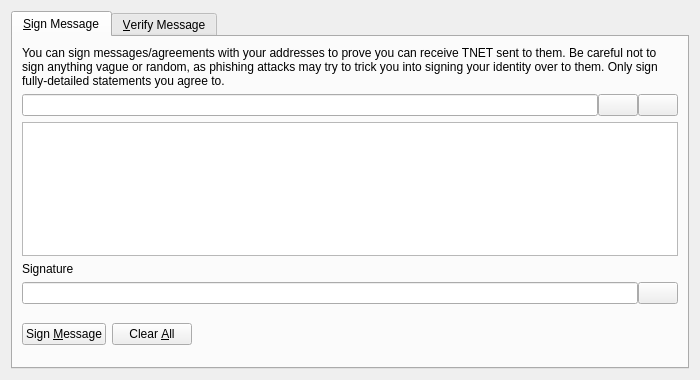
<?xml version="1.0" encoding="UTF-8"?>
<ui version="4.0">
 <class>SignVerifyMessageDialog</class>
 <widget class="QDialog" name="SignVerifyMessageDialog">
  <property name="geometry">
   <rect>
    <x>0</x>
    <y>0</y>
    <width>700</width>
    <height>380</height>
   </rect>
  </property>
  <property name="windowTitle">
   <string>Signatures - Sign / Verify a Message</string>
  </property>
  <property name="modal">
   <bool>true</bool>
  </property>
  <layout class="QVBoxLayout" name="verticalLayout">
   <item>
    <widget class="QTabWidget" name="tabWidget">
     <property name="currentIndex">
      <number>0</number>
     </property>
     <widget class="QWidget" name="tabSignMessage">
      <attribute name="title">
       <string>&amp;Sign Message</string>
      </attribute>
      <layout class="QVBoxLayout" name="verticalLayout_SM">
       <item>
        <widget class="QLabel" name="infoLabel_SM">
         <property name="text">
          <string>You can sign messages/agreements with your addresses to prove you can receive TNET sent to them. Be careful not to sign anything vague or random, as phishing attacks may try to trick you into signing your identity over to them. Only sign fully-detailed statements you agree to.</string>
         </property>
         <property name="textFormat">
          <enum>Qt::PlainText</enum>
         </property>
         <property name="wordWrap">
          <bool>true</bool>
         </property>
        </widget>
       </item>
       <item>
        <layout class="QHBoxLayout" name="horizontalLayout_1_SM">
         <property name="spacing">
          <number>0</number>
         </property>
         <item>
          <widget class="QValidatedLineEdit" name="addressIn_SM">
           <property name="toolTip">
            <string>The Bitcoin address to sign the message with</string>
           </property>
          </widget>
         </item>
         <item>
          <widget class="QPushButton" name="addressBookButton_SM">
           <property name="toolTip">
            <string>Choose previously used address</string>
           </property>
           <property name="text">
            <string/>
           </property>
           <property name="icon">
            <iconset resource="../bitcoin.qrc">
             <normaloff>:/icons/address-book</normaloff>:/icons/address-book</iconset>
           </property>
           <property name="shortcut">
            <string>Alt+A</string>
           </property>
           <property name="autoDefault">
            <bool>false</bool>
           </property>
          </widget>
         </item>
         <item>
          <widget class="QPushButton" name="pasteButton_SM">
           <property name="toolTip">
            <string>Paste address from clipboard</string>
           </property>
           <property name="text">
            <string/>
           </property>
           <property name="icon">
            <iconset resource="../bitcoin.qrc">
             <normaloff>:/icons/editpaste</normaloff>:/icons/editpaste</iconset>
           </property>
           <property name="shortcut">
            <string>Alt+P</string>
           </property>
           <property name="autoDefault">
            <bool>false</bool>
           </property>
          </widget>
         </item>
        </layout>
       </item>
       <item>
        <widget class="QPlainTextEdit" name="messageIn_SM">
         <property name="toolTip">
          <string>Enter the message you want to sign here</string>
         </property>
        </widget>
       </item>
       <item>
        <widget class="QLabel" name="signatureLabel_SM">
         <property name="text">
          <string>Signature</string>
         </property>
         <property name="textFormat">
          <enum>Qt::PlainText</enum>
         </property>
        </widget>
       </item>
       <item>
        <layout class="QHBoxLayout" name="horizontalLayout_2_SM">
         <property name="spacing">
          <number>0</number>
         </property>
         <item>
          <widget class="QLineEdit" name="signatureOut_SM">
           <property name="font">
            <font>
             <italic>true</italic>
            </font>
           </property>
           <property name="readOnly">
            <bool>true</bool>
           </property>
          </widget>
         </item>
         <item>
          <widget class="QPushButton" name="copySignatureButton_SM">
           <property name="toolTip">
            <string>Copy the current signature to the system clipboard</string>
           </property>
           <property name="text">
            <string/>
           </property>
           <property name="icon">
            <iconset resource="../bitcoin.qrc">
             <normaloff>:/icons/editcopy</normaloff>:/icons/editcopy</iconset>
           </property>
           <property name="autoDefault">
            <bool>false</bool>
           </property>
          </widget>
         </item>
        </layout>
       </item>
       <item>
        <layout class="QHBoxLayout" name="horizontalLayout_3_SM">
         <item>
          <widget class="QPushButton" name="signMessageButton_SM">
           <property name="toolTip">
            <string>Sign the message to prove you own this Title Network address</string>
           </property>
           <property name="text">
            <string>Sign &amp;Message</string>
           </property>
           <property name="icon">
            <iconset resource="../bitcoin.qrc">
             <normaloff>:/icons/edit</normaloff>:/icons/edit</iconset>
           </property>
           <property name="autoDefault">
            <bool>false</bool>
           </property>
          </widget>
         </item>
         <item>
          <widget class="QPushButton" name="clearButton_SM">
           <property name="toolTip">
            <string>Reset all sign message fields</string>
           </property>
           <property name="text">
            <string>Clear &amp;All</string>
           </property>
           <property name="icon">
            <iconset resource="../bitcoin.qrc">
             <normaloff>:/icons/remove</normaloff>:/icons/remove</iconset>
           </property>
           <property name="autoDefault">
            <bool>false</bool>
           </property>
          </widget>
         </item>
         <item>
          <spacer name="horizontalSpacer_1_SM">
           <property name="orientation">
            <enum>Qt::Horizontal</enum>
           </property>
           <property name="sizeHint" stdset="0">
            <size>
             <width>40</width>
             <height>48</height>
            </size>
           </property>
          </spacer>
         </item>
         <item>
          <widget class="QLabel" name="statusLabel_SM">
           <property name="font">
            <font>
             <weight>75</weight>
             <bold>true</bold>
            </font>
           </property>
           <property name="text">
            <string/>
           </property>
           <property name="wordWrap">
            <bool>true</bool>
           </property>
          </widget>
         </item>
         <item>
          <spacer name="horizontalSpacer_2_SM">
           <property name="orientation">
            <enum>Qt::Horizontal</enum>
           </property>
           <property name="sizeHint" stdset="0">
            <size>
             <width>40</width>
             <height>48</height>
            </size>
           </property>
          </spacer>
         </item>
        </layout>
       </item>
      </layout>
     </widget>
     <widget class="QWidget" name="tabVerifyMessage">
      <attribute name="title">
       <string>&amp;Verify Message</string>
      </attribute>
      <layout class="QVBoxLayout" name="verticalLayout_VM">
       <item>
        <widget class="QLabel" name="infoLabel_VM">
         <property name="text">
          <string>Enter the receiver's address, message (ensure you copy line breaks, spaces, tabs, etc. exactly) and signature below to verify the message. Be careful not to read more into the signature than what is in the signed message itself, to avoid being tricked by a man-in-the-middle attack. Note that this only proves the signing party receives with the address, it cannot prove sendership of any transaction!</string>
         </property>
         <property name="textFormat">
          <enum>Qt::PlainText</enum>
         </property>
         <property name="alignment">
          <set>Qt::AlignLeading|Qt::AlignLeft|Qt::AlignTop</set>
         </property>
         <property name="wordWrap">
          <bool>true</bool>
         </property>
        </widget>
       </item>
       <item>
        <layout class="QHBoxLayout" name="horizontalLayout_1_VM">
         <property name="spacing">
          <number>0</number>
         </property>
         <item>
          <widget class="QValidatedLineEdit" name="addressIn_VM">
           <property name="toolTip">
            <string>The Title Network address the message was signed with</string>
           </property>
          </widget>
         </item>
         <item>
          <widget class="QPushButton" name="addressBookButton_VM">
           <property name="toolTip">
            <string>Choose previously used address</string>
           </property>
           <property name="text">
            <string/>
           </property>
           <property name="icon">
            <iconset resource="../bitcoin.qrc">
             <normaloff>:/icons/address-book</normaloff>:/icons/address-book</iconset>
           </property>
           <property name="shortcut">
            <string>Alt+A</string>
           </property>
           <property name="autoDefault">
            <bool>false</bool>
           </property>
          </widget>
         </item>
        </layout>
       </item>
       <item>
        <widget class="QPlainTextEdit" name="messageIn_VM"/>
       </item>
       <item>
        <widget class="QValidatedLineEdit" name="signatureIn_VM"/>
       </item>
       <item>
        <layout class="QHBoxLayout" name="horizontalLayout_2_VM">
         <item>
          <widget class="QPushButton" name="verifyMessageButton_VM">
           <property name="toolTip">
            <string>Verify the message to ensure it was signed with the specified Title Network address</string>
           </property>
           <property name="text">
            <string>Verify &amp;Message</string>
           </property>
           <property name="icon">
            <iconset resource="../bitcoin.qrc">
             <normaloff>:/icons/transaction_0</normaloff>:/icons/transaction_0</iconset>
           </property>
           <property name="autoDefault">
            <bool>false</bool>
           </property>
          </widget>
         </item>
         <item>
          <widget class="QPushButton" name="clearButton_VM">
           <property name="toolTip">
            <string>Reset all verify message fields</string>
           </property>
           <property name="text">
            <string>Clear &amp;All</string>
           </property>
           <property name="icon">
            <iconset resource="../bitcoin.qrc">
             <normaloff>:/icons/remove</normaloff>:/icons/remove</iconset>
           </property>
           <property name="autoDefault">
            <bool>false</bool>
           </property>
          </widget>
         </item>
         <item>
          <spacer name="horizontalSpacer_1_VM">
           <property name="orientation">
            <enum>Qt::Horizontal</enum>
           </property>
           <property name="sizeHint" stdset="0">
            <size>
             <width>40</width>
             <height>48</height>
            </size>
           </property>
          </spacer>
         </item>
         <item>
          <widget class="QLabel" name="statusLabel_VM">
           <property name="font">
            <font>
             <weight>75</weight>
             <bold>true</bold>
            </font>
           </property>
           <property name="text">
            <string/>
           </property>
           <property name="wordWrap">
            <bool>true</bool>
           </property>
          </widget>
         </item>
         <item>
          <spacer name="horizontalSpacer_2_VM">
           <property name="orientation">
            <enum>Qt::Horizontal</enum>
           </property>
           <property name="sizeHint" stdset="0">
            <size>
             <width>40</width>
             <height>48</height>
            </size>
           </property>
          </spacer>
         </item>
        </layout>
       </item>
      </layout>
     </widget>
    </widget>
   </item>
  </layout>
 </widget>
 <customwidgets>
  <customwidget>
   <class>QValidatedLineEdit</class>
   <extends>QLineEdit</extends>
   <header>qvalidatedlineedit.h</header>
  </customwidget>
 </customwidgets>
 <resources>
  <include location="../bitcoin.qrc"/>
 </resources>
 <connections/>
</ui>
